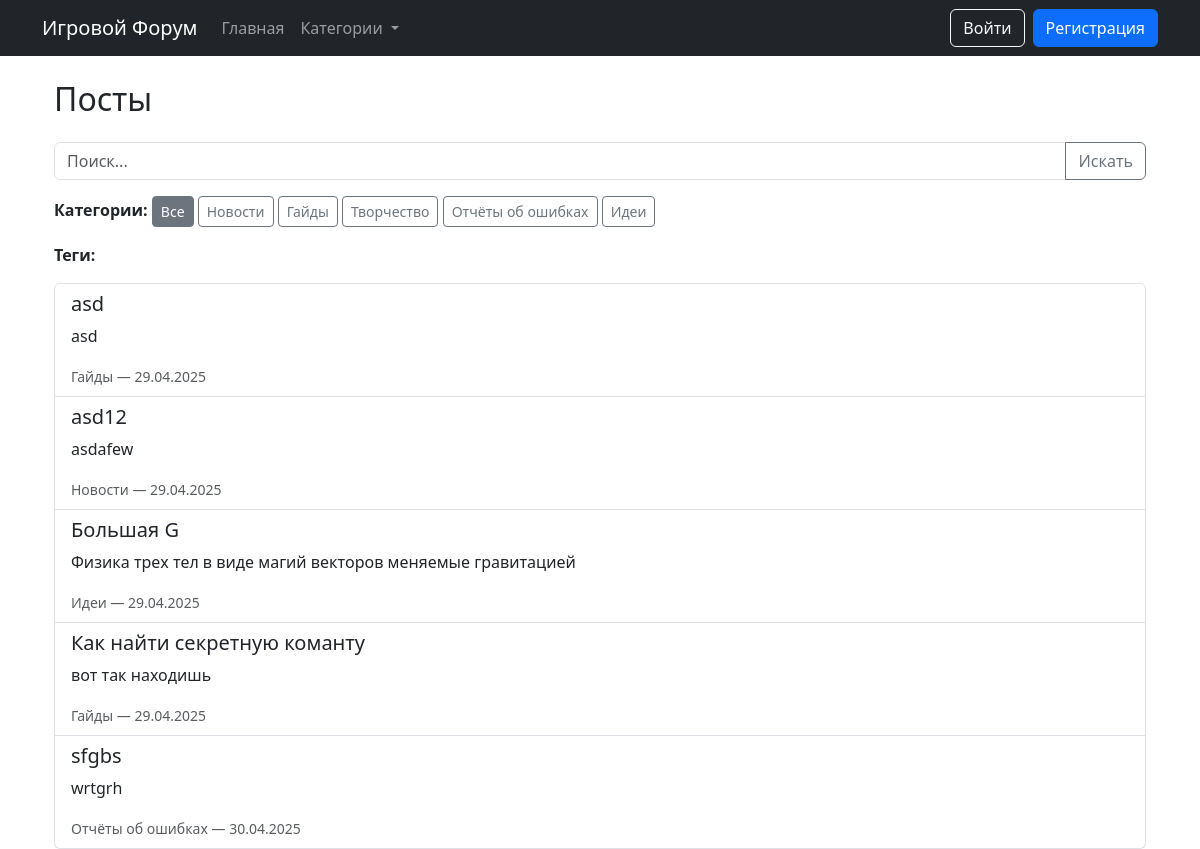
/posts/, run on the app's committed database.
### posts/models.py (models this page shows, shortened)
class Post(models.Model):
    CATEGORIES = (
        ('news', 'Новости'),
        ('guides', 'Гайды'),
        ('creations', 'Творчество'),
        ('bugs', 'Отчёты об ошибках'),
        ('ideas', 'Идеи'),
    )
    title = models.CharField(max_length=200)
    slug = models.SlugField(unique=True, blank=True)  # добавлено поле slug
    content = models.TextField()
    author = models.ForeignKey(User, on_delete=models.CASCADE)
    category = models.CharField(max_length=20, choices=CATEGORIES)
    tags = models.ManyToManyField(Tag, blank=True)
    created_at = models.DateTimeField(auto_now_add=True)
    updated_at = models.DateTimeField(auto_now=True)
    image = models.ImageField(upload_to='posts/', null=True, blank=True)
    views = models.PositiveIntegerField(default=0)
    is_published = models.BooleanField(default=True)

### posts/views.py (the view)
# urls.py: path('', views.post_list, name='post_list'),
def post_list(request):
    posts = Post.objects.filter(is_published=True)
    category = request.GET.get('category')
    tag = request.GET.get('tag')
    search = request.GET.get('search')
    if category:
        posts = posts.filter(category=category)
    if tag:
        posts = posts.filter(tags__name=tag)
    if search:
        posts = posts.filter(
            Q(title__icontains=search) |
            Q(content__icontains=search) |
            Q(tags__name__icontains=search)
        ).distinct()
    paginator = Paginator(posts, 5)  # 5 постов на страницу
    page_number = request.GET.get('page')
    page_obj = paginator.get_page(page_number)
    context = {
        'posts': page_obj,
        'page_obj': page_obj,
        'is_paginated': page_obj.has_other_pages(),
        'paginator': paginator,
        'categories': dict(Post.CATEGORIES),
    }
    return render(request, 'posts/list.html', context)

### templates/posts/list.html (shortened to what this page needs)
{% extends 'base.html' %}
{% load static %}
{% block content %}
<div class="container mt-4">
  <div class="d-flex justify-content-between align-items-center mb-3">
    <h2>Посты</h2>
  </div>
  <form method="get" class="mb-3">
    <div class="input-group">
      <input type="text" name="search" class="form-control" placeholder="Поиск..." value="{{ request.GET.search }}">
      <button type="submit" class="btn btn-outline-secondary">Искать</button>
    </div>
  </form>
  <div class="mb-3">
    <strong>Категории:</strong>
    <a href="{% url 'post_list' %}" class="btn btn-sm btn-outline-secondary {% if not request.GET.category %}active{% endif %}">Все</a>
    {% for key, name in categories.items %}
      <a href="?category={{ key }}" class="btn btn-sm btn-outline-secondary {% if request.GET.category == key %}active{% endif %}">{{ name }}</a>
    {% endfor %}
  </div>
  {% if posts %}
    <div class="mb-3">
      <strong>Теги:</strong>
    </div>
  {% endif %}
  {% if posts %}
    <div class="list-group">
      {% for post in posts %}
        <a href="{% url 'post_detail' post.pk %}" class="list-group-item list-group-item-action">
          <h5>{{ post.title }}</h5>
          <p>{{ post.content|truncatewords:20 }}</p>
          <small class="text-muted">{{ post.get_category_display }} — {{ post.created_at|date:"d.m.Y" }}</small>
        </a>
      {% endfor %}
    </div>
  {% else %}
    <p>Нет постов по заданным параметрам.</p>
  {% endif %}
</div>
{% endblock %}

### data on the page
Post: title "asd", content "asd", category "Гайды", created_at "29.04.2025"
Post: title "asd12", content "asdafew", category "Новости", created_at "29.04.2025"
Post: title "Большая G", content "Физика трех тел в виде магий векторов меняемые гравитацией", category "Идеи", created_at "29.04.2025"
Post: title "Как найти секретную команту", content "вот так находишь", category "Гайды", created_at "29.04.2025"
Post: title "sfgbs", content "wrtgrh", category "Отчёты об ошибках", created_at "30.04.2025"

### other printed values
{{ name }} "Новости" "Гайды" "Творчество" "Отчёты об ошибках" "Идеи"
